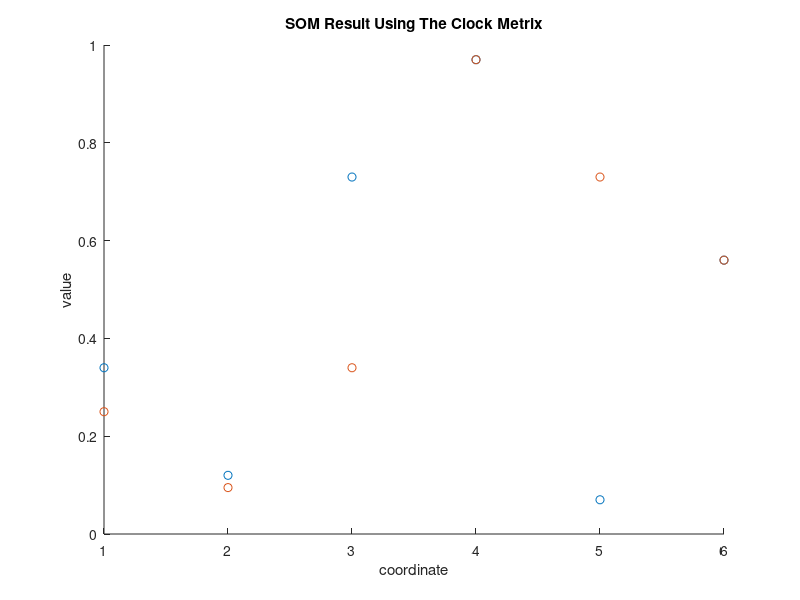

MATLAB code for this plot:
%initialize data array
X = [0.34 0.12 0.73 0.97 0.07 0.56]; %switch .07 with .27

p = length(X);

%Initialize centers
nCenters = 6;
C = rand(1,nCenters);

%Initialize index set
A = [1;2;3;4;5;6];

%Initialize distance matrix
%Using clock metric
for i=1:nCenters
    for j=1:nCenters
            D(i,j) = min(mod(A(i)-A(j),6),mod(A(j)-A(i),6));
    end
end

%Using euclidean metric
% for i=1:nCenters
%     for j=1:nCenters
%             D(i,j) = abs(A(i)-A(j));
%     end
% end

T = 10000; %total number of times running algorithm
alpha = .9;

%initialize R (and epsilon = r)
for n = 1:T-1
    epsilon(n) = .9*(1-n/T);
end

for n = 1:T-1
    
    for mu=1:p
        
        %distances between centers and data point
        for k = 1:nCenters
            dist(k) = abs(C(k)-X(mu));
        end 
        
        %Determine the winning center
        %by finding the winning indices
        [M,j] = min(dist);
        
        %update centers
        for i = 1:nCenters
            h= exp(-D(i,j)^2/((alpha*epsilon(n))^2));
            C(i) = C(i)+ epsilon(n)*h*(X(mu)-C(i));
        end
        
    end
    
end


%c1 should be smallest or largest data point, c2 should be the next largest
%or next smallest respectively

scatter(1:6,X)
hold
scatter(1:6,C)
title('SOM Result Using The Clock Metrix')
xlabel('coordinate')
ylabel('value')

%checking h:
% alpha=.9;
% for i=1:100
% Y(i) = exp(-1/(alpha*(1-i/100)^2));
% end
% plot(Y(:))


